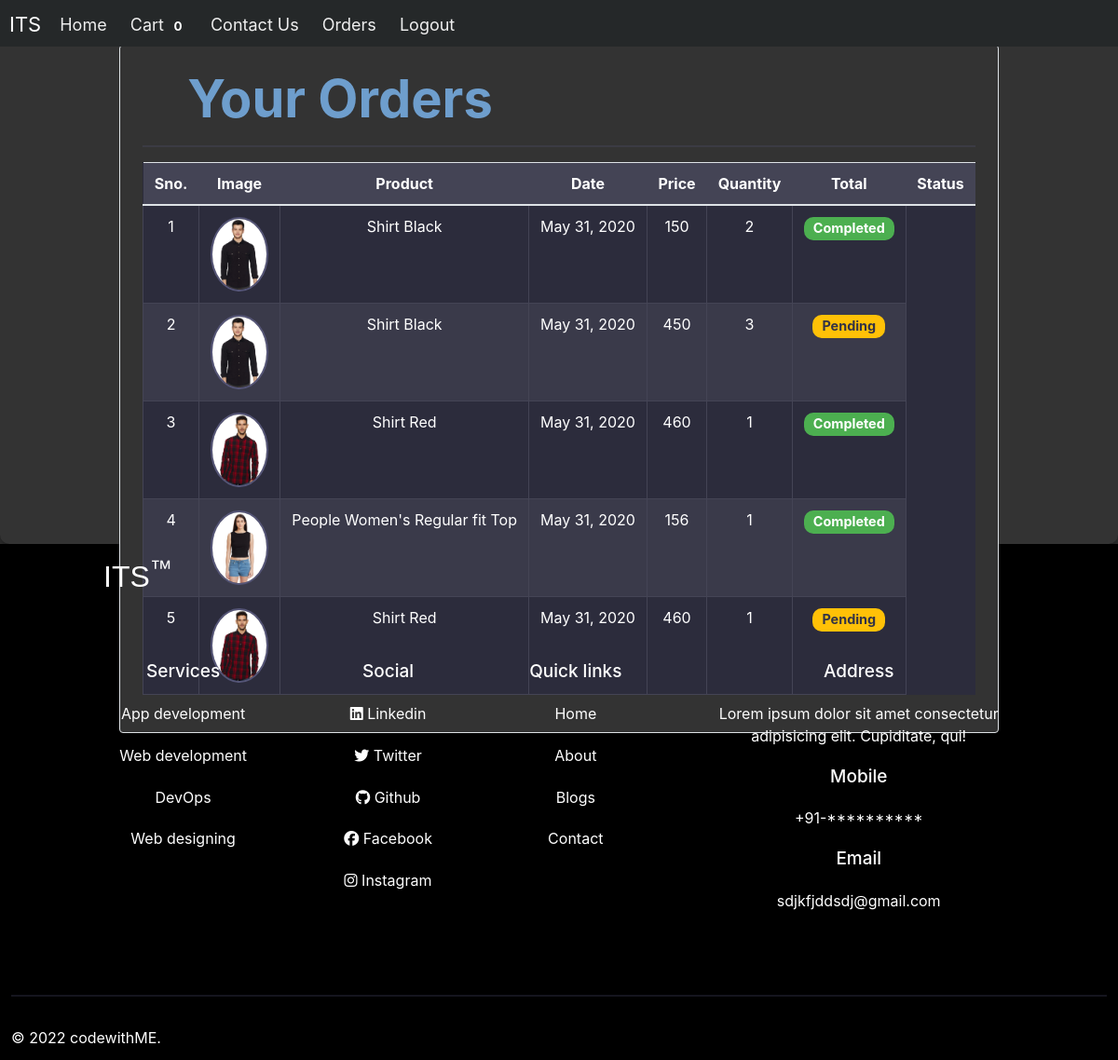
Screenshot of /orders (signed in) with the database file from the repository.
### store/models/orders.py (models this page shows, shortened)
class Order(models.Model):
    product = models.ForeignKey(Product,
                                on_delete=models.CASCADE)
    customer = models.ForeignKey(Customer,
                                 on_delete=models.CASCADE)
    quantity = models.IntegerField(default=1)
    price = models.IntegerField()
    address = models.CharField(max_length=50, default='', blank=True)
    phone = models.CharField(max_length=50, default='', blank=True)
    date = models.DateField(default=datetime.datetime.today)
    status = models.BooleanField(default=False)
    @staticmethod
    def get_orders_by_customer(customer_id):
        return Order.objects.filter(customer=customer_id).order_by('-date')

### store/models/product.py (models this page shows, shortened)
class Product(models.Model):
    name = models.CharField(max_length=50)
    price = models.IntegerField(default=0)
    category = models.ForeignKey(Category, on_delete=models.CASCADE, default=1)
    description = models.CharField(max_length=200, default='' , null=True , blank=True)
    image = models.ImageField(upload_to='uploads/products/')

### store/middlewares/auth.py (the view)
    def middleware(request):
        print(request.session.get('customer'))
        returnUrl = request.META['PATH_INFO']
        print(request.META['PATH_INFO'])
        if not request.session.get('customer'):
           return redirect(f'login?return_url={returnUrl}')
        response = get_response(request)
        return response

### store/views/orders.py (called while the page is built)
    def get(self , request ):
        customer = request.session.get('customer')
        orders = Order.get_orders_by_customer(customer)
        print(orders)
        return render(request , 'orders.html'  , {'orders' : orders})

### store/templates/orders.html (shortened to what this page needs)
{% extends 'base.html' %} {% block content %} {% load cart %} {% load
custom_filter %}
<div class="container-fluid mt-build">
  <div class="border rounded p-4 m-4">
    <p class="display-4 pl-4 ml-4">Your Orders</p>
    <hr />
    <table class="table">
      <thead>
        <tr>
          <th>Sno.</th>
          <th>Image</th>
          <th>Product</th>
          <th>Date</th>
          <th>Price</th>
          <th>Quantity</th>
          <th>Total</th>
          <th>Status</th>
        </tr>
      </thead>
      <tbody>
        {% for order in orders %}
        <tr>
          <td>{{forloop.counter}}</td>
          <td>
            <img
              style="height: 80px"
              class="rounded-circle"
              src="{{order.product.image.url}}"
              alt=""
            />
          </td>
          <td>{{order.product.name}}</td>
          <td>{{order.date}}</td>
          <td>{{order.price}}</td>
          <td>{{order.quantity}}</td>
          {% if order.status %}
          <td><small class="badge badge-success">Completed</small></td>
          {%else%}
          <td><small class="badge badge-warning">Pending</small></td>
          {% endif %}
        </tr>
        {% endfor %}
      </tbody>
    </table>
  </div>
</div>
{% endblock %}

### store/templates/base.html (style rules this page uses)
* { margin:0px; padding:0px; box-sizing: border-box; }
html { height: 100%; width: 100%; }

### store/templates/orders.html (style rules this page uses)
.mt-build { width: 100vw; height: 70vh; display: grid; place-items: center; }
.container-fluid { background-color: #333; border-radius: 10px; box-shadow: 0 4px 10px rgba(0, 0, 0, 0.5); }
.border { background-color: #333; color: #6e9ecd; border: 1px solid #444455; }
.display-4 { color: #6e9ecd; font-weight: bold; }
.table { color: #ffffff; background-color: #2c2c3c; border-collapse: collapse; }
.table th { background-color: #444455; color: #ffffff; text-align: center; padding: 12px; }
.table td { text-align: center; padding: 12px; border: 1px solid #444455; }
.table tr:nth-child(even) { background-color: #3a3a4a; }
.table img { border: 2px solid #555577; }
.badge-success { background-color: #4caf50; color: #ffffff; padding: 5px 10px; border-radius: 10px; font-size: 0.9rem; }
.badge-warning { background-color: #ffc107; color: #333346; padding: 5px 10px; border-radius: 10px; font-size: 0.9rem; }
hr { border: 1px solid #555577; }
.rounded { border-radius: 10px; }
p { margin-bottom: 0; }

### rows the page displays
Order: product.image (picture), product.name "Shirt Black", date "May 31, 2020", price "150", quantity "2", status "Completed"
Order: product.image (picture), product.name "Shirt Black", date "May 31, 2020", price "450", quantity "3", status "Pending"
Order: product.image (picture), product.name "Shirt Red", date "May 31, 2020", price "460", quantity "1", status "Completed"
Order: product.image (picture), product.name "People Women's Regular fit Top", date "May 31, 2020", price "156", quantity "1", status "Completed"
Order: product.image (picture), product.name "Shirt Red", date "May 31, 2020", price "460", quantity "1", status "Pending"

### other values shown
{{ request.session.cart.keys|length }} "0"
